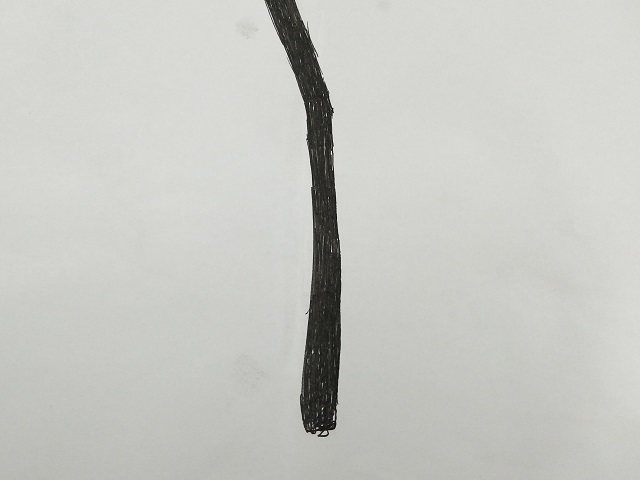
#> input picture 图像处理/black-white.jpg, 640 x 480 px
$ python binarization.py
#> lines starting #> are read from the running program, lines starting #| are printed output that depends on the picture; after the words box and inside, x2 and y2 are one past the last pixel; in counts of white or black regions, pixels touching at a corner belong together
import cv2
import numpy as np

# 读取图像
img = cv2.imread('black-white.jpg')
#> img is the input picture: shape (480, 640, 3); mean B, G, R 195.6, 200.6, 199.6

# 变微灰度图
gray = cv2.cvtColor(img, cv2.COLOR_BGR2GRAY)

# 大津法二值化
retval, dst = cv2.threshold(gray, 0, 255, cv2.THRESH_OTSU)
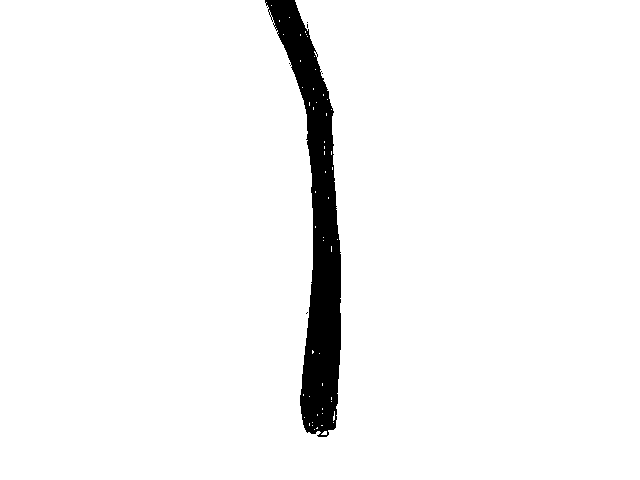
#> dst: shape (480, 640); 95.9% white; 6 black regions (5 under 20 px), largest, box (x1, y1, x2, y2) and area: (265, 0, 341, 437) 12517
#> retval = 127

# 腐蚀和膨胀是对白色部分而言的，膨胀，白区域变大，最后的参数为迭代次数
# dst = cv2.dilate(dst, None, iterations=2)

# # 腐蚀，白区域变小
dst = cv2.erode(dst, None, iterations=2)
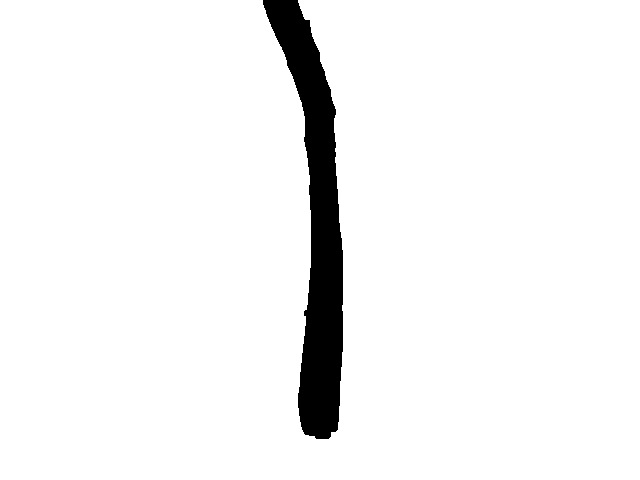
#> dst: shape (480, 640); 95.2% white; 1 black region, box (x1, y1, x2, y2) and area: (263, 0, 343, 439) 14865

cv2.imshow('dst', dst)

cv2.waitKey(0)
